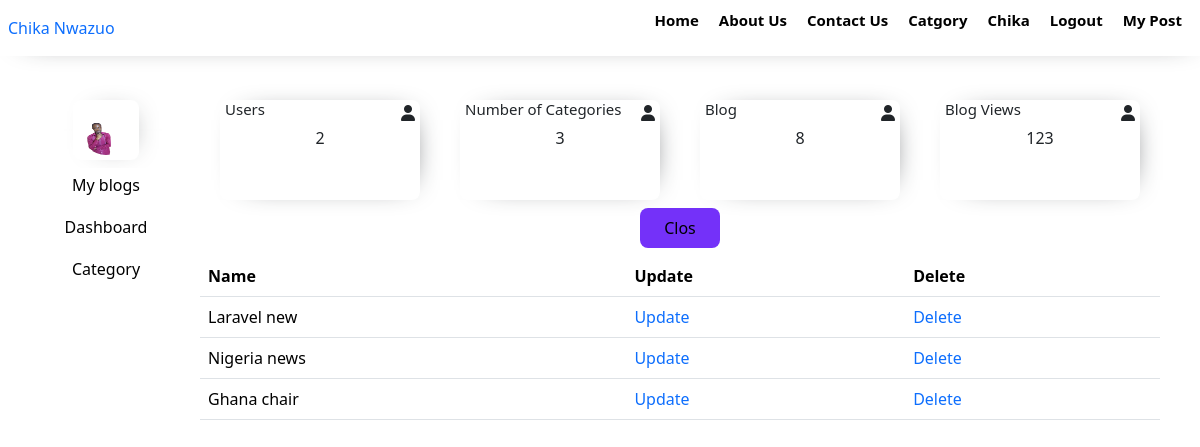
The page /category (signed in) on the database as committed earlier.
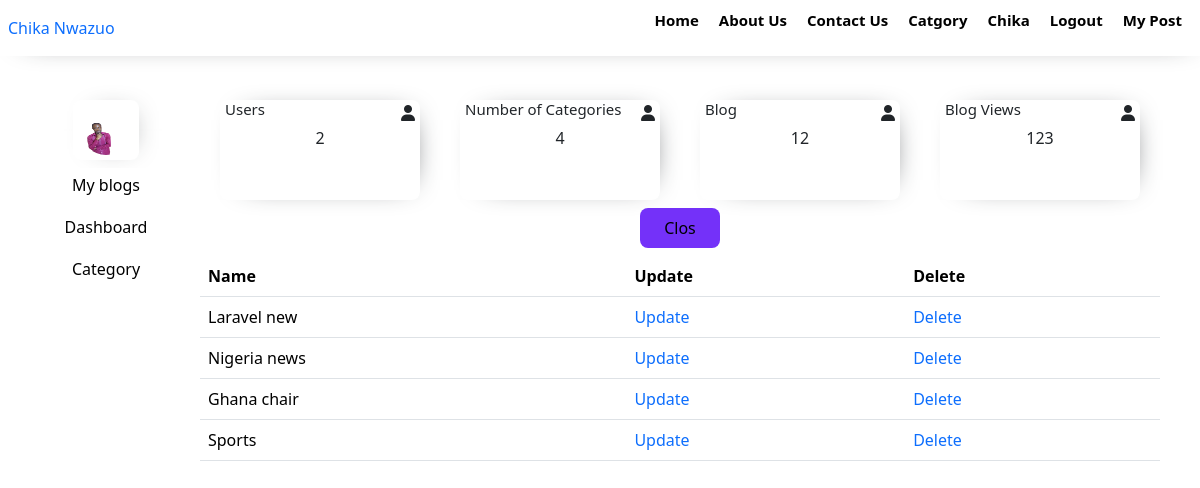
The same page on the database as committed later.
### models.py (models this page shows, shortened)
class Category(db.Model):
    id = db.Column(db.Integer, primary_key=True)
    name = db.Column(db.String(100), unique=True)
    posts = db.relationship('Post', backref='category',lazy=True)

### blueprint/category.py (the view)
@category_page.route('/category',methods=['GET','POST'])
@login_required
def category():
    catform=CategoryForm()
    if catform.validate_on_submit():
        checkcat=Category.query.filter_by(name=catform.name.data).first()
        if checkcat:
            flash(f'Category name already exist {catform.name.data}','error')
            return redirect(url_for('category_page.category'))
        else:
            category=Category(name=catform.name.data)
            db.session.add(category)
            db.session.commit()
            flash(f'Category {catform.name.data} added','success')
            return redirect(url_for('category_page.category'))
    else:
        category=Category.query.all()
        return render_template('admin/category.html',catform=catform,category=category)

### app.py (called while the page is built)
@app.context_processor
def inject_global_data():
    categorydata=Category.query.all()
    categorycount=Category.query.count()
    users=User.query.count()
    blog=Post.query.count()
    return {'categorydata': categorydata,'categorycount':categorycount,"users":users,'blog':blog}

### blueprint/auth.py (called while the page is built)
def login_required(func):
    @wraps(func)
    def decorated_function(*args,**kwargs):
        if not session.get("user"):
            return redirect(url_for("register_page.register"))
        return func(*args,**kwargs)
    return decorated_function

### templates/admin/category.html (shortened to what this page needs)
{% extends 'admin/layout/adminbased.html' %}
{% block content %}
<div class="add-item-form-div">
    <div class="table-form">
        <button class="addformbtn" onclick="openform()">Clos</button>
    <div class="table-div">
        <table class="table">
            <thead>
              <tr>
                <th scope="col">Name</th>
                <th scope="col">Update</th>
                <th scope="col">Delete</th>
              </tr>
            </thead>
            <tbody>
              {% for cat in category %}
              <tr>
                <td>{{cat.name}}</td>
                <td><a href="{{ url_for('editcategroy.editcat',id=cat.id) }}">Update</a></td>
                <td><a href="">Delete</a></td>
              </tr>
              {% endfor %}
            </tbody>
          </table>
    </div>
    </div>
</div>
{% endblock  %}

Rows that differ between the two databases and show on the page:
added Category: name "Sports"
Other text that changed with them:
{{ categorycount }}: "3" → "4"
{{ blog }}: "8" → "12"
